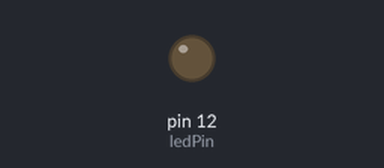
Simulated run of this sketch. Board: Arduino Uno, built for the host (arithmetic inside an expression is 32-bit, double 64-bit). Parts: output pins drawn as LEDs (lit = HIGH). What the sketch prints to the serial monitor is not drawn.

Above: at 1.0 s.
At 3.0 s:
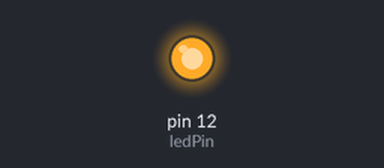
Timing chart, 0 to 5.2 s (numbered marks = the images above):
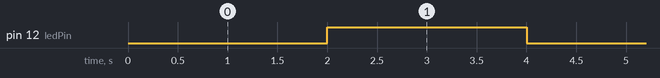

Measured:
- by itself, pin 12 (ledPin): alternates HIGH for 2.0 s and LOW for 2.0 s

The sketch:

MlinkAndLed.ino
```cpp
#include <AltSoftSerial.h>

#define RESET     0x69
#define START     0x0A
#define ACTIVATE  0x0D
#define STOP      0x0B
#define DATA      0x14
#define ERROR     0x02

/****************************************/
/**   Using the MLinkControl library   **/
/**   in addition to blinking an LED   **/
/****************************************/

// Reset
void resetIndication (uint8_t flags,
                      uint8_t hwRev,
                      uint16_t hwFault,
                      uint16_t fwMajorRev,
                      uint16_t fwMinorRev,
                      uint16_t fwFlags,
                      uint8_t region);

// Start
void startIndication (uint8_t outcome,
                      uint32_t serial);
void activateIndication ();

// Stop
void stopIndication (uint8_t reason);

// Data
void transmitStatusIndication (uint8_t handle,
                               uint8_t outcome,
                               int8_t rssi);

// Error Checking
void errorIndication (uint8_t ackId,
                      uint8_t reason);

// Acknowledgment
void acknowledgeMessage(uint8_t messageId);

// Used to check when there is a callback
bool hasReset = false;
bool hasStarted = false;
bool hasActivated = false;
bool hasSentData = false;

// LED
const uint8_t ledPin = 12;
uint8_t ledState = LOW;

// Timing Parameters
long intervalLed = 2000;  // Blink LED every 2 seconds
long intervalData = 1000; // Send voltage reading from a potentiometer every second
unsigned long currentMillis;
unsigned long previousMillisLed = 0;
unsigned long previousMillisData = 0;

AltSoftSerial mlink(resetIndication,
                    startIndication,
                    activateIndication,
                    stopIndication,
                    transmitStatusIndication,
                    errorIndication,
                    acknowledgeMessage);

void resetIndication (uint8_t flags,
                      uint8_t hwRev,
                      uint16_t hwFault,
                      uint16_t fwMajorRev,
                      uint16_t fwMinorRev,
                      uint16_t fwFlags,
                      uint8_t region)
{
  hasReset = true;
}

void startIndication (uint8_t outcome,
                      uint32_t serial)
{
  hasStarted = true;
}

void activateIndication ()
{
  hasActivated = true;
}

void stopIndication (uint8_t reason)
{

}

void transmitStatusIndication (uint8_t handle,
                               uint8_t outcome,
                               int8_t rssi)
{
  hasSentData = true;
}

void errorIndication (uint8_t ackId,
                      uint8_t reason)
{

}

void acknowledgeMessage (uint8_t messageId)
{
  mlink.acknowledge (messageId);
}

void setup()
{
  Serial.begin(57600);
  mlink.begin (57600);
  pinMode(ledPin, OUTPUT);
  mlink.resetRequest(); // resetting MLink
  Serial.println("                ");
  Serial.println("Done Setup");
}

void loop()
{
  currentMillis = millis();
  BlinkLed();
  sendStart();
  sendData();
}

// Blinking the LED
void BlinkLed()
{
  if (currentMillis - previousMillisLed >= intervalLed)
  {
    previousMillisLed = currentMillis;
    if (ledState == LOW)
    {
      ledState = HIGH;
    }
    else
    {
      ledState = LOW;
    }
     digitalWrite (ledPin, ledState);
  }
}

// sending start request to MLink
void sendStart()
{
  if (hasReset && !hasStarted)
  {
    // Please review the user manual for information
    // on startRequest parameters
    mlink.startRequest(0x00, 0x00, 0x00, 0xFF);
    hasStarted = true;
    Serial.println("reset and started");
  }
  else{
    Serial.println("Not reset");
  }
}

// sending voltage values from a potentiometer
void sendData()
{
  if (currentMillis - previousMillisData >= intervalData)
  {
    previousMillisData = currentMillis;
    if (hasActivated)
    {
      uint16_t analogData = analogRead(A1);
      mlink.dataRequest(analogData, 0x02, 0);
    }
  }
}
```
